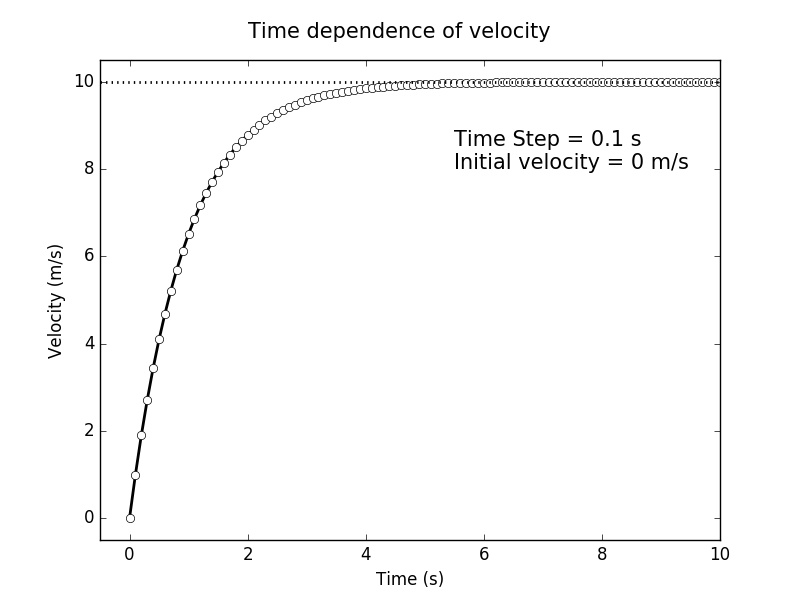

This chart was generated by the following Python code:
# Author  : LIN Chun ([email redacted])
# Date    : 2016-06-07 17:29:20

from pylab import *
import pickle

v = []
t = [0]
a = 10
b = 1
total_time = 0
dt = 0
n = 0

def initialize():
    global n, dt, total_time
    v.append(float(raw_input('Input initial velocity v(0):')))
    dt = float(raw_input('Input time step:'))
    total_time = float(raw_input('Input Total time:'))
    n = int(total_time / dt)
    return 0

def calculate():
    for i in range(1, n+1):
        v.append(v[i-1] + (a-b*v[i-1])*dt)
        t.append(t[i-1] + dt)
    return 0

def store():
    pickle_file = open("A5.pkl", "w")
    pickle.dump(t, pickle_file)
    pickle.dump(v, pickle_file)
    return 0

def read():
    pickle_file = open("A5.pkl", "r")
    t = pickle.load(pickle_file)
    v = pickle.load(pickle_file)
    print t
    print v

initialize()
calculate()
store()
read()

plot(t, v, color='black', linewidth=2, linestyle='-', marker='o', markerfacecolor="white", markeredgecolor="black", label="Time Step = %g s\nInitial velocity = %g m/s" %(dt,v[0]))
xlabel('Time (s)')
ylabel('Velocity (m/s)')
margins(0,0.05)
# legend(loc="upper right", bbox_to_anchor=(0.98, 0.9), numpoints="0")
plot([-0.5, total_time], [10, 10], linestyle=":", color="black", linewidth=2)
text(5.5, 8, "Time Step = %g s\nInitial velocity = %g m/s" %(dt,v[0]), fontsize=15)
text(2, 11, "Time dependence of velocity", fontsize=15)
savefig("A5.jpg")
show()


		